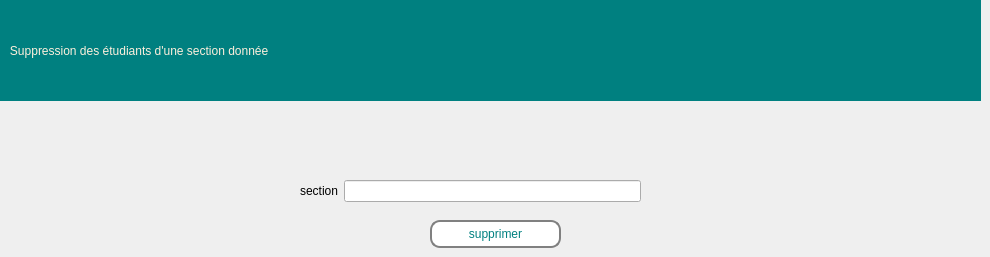
    <widget class="QWidget" name="page_supp_etudiants_section">
     <widget class="QPushButton" name="Button_supprimer_section">
      <property name="geometry">
       <rect>
        <x>430</x>
        <y>220</y>
        <width>131</width>
        <height>28</height>
       </rect>
      </property>
      <property name="styleSheet">
       <string notr="true">border: 2px solid gray;
font: 63 9pt &quot;Segoe UI Variable Display Semib&quot;;
  border-radius: 10px;
  padding: 0 8px;
  
color: rgb(0, 128, 128);
background-color: rgb(255, 255, 255);</string>
      </property>
      <property name="text">
       <string>supprimer</string>
      </property>
     </widget>
     <widget class="QLabel" name="label_116">
      <property name="geometry">
       <rect>
        <x>0</x>
        <y>0</y>
        <width>981</width>
        <height>101</height>
       </rect>
      </property>
      <property name="toolTip">
       <string>&lt;html&gt;&lt;head/&gt;&lt;body&gt;&lt;p align=&quot;center&quot;&gt;&lt;br/&gt;&lt;/p&gt;&lt;/body&gt;&lt;/html&gt;</string>
      </property>
      <property name="styleSheet">
       <string notr="true">color: rgb(253, 239, 220);background-color: rgb(0, 128, 128);
font: 75 16pt &quot;Rockwell&quot;;
</string>
      </property>
      <property name="text">
       <string>   Suppression des étudiants d'une section donnée</string>
      </property>
     </widget>
     <widget class="QWidget" name="formLayoutWidget_3">
      <property name="geometry">
       <rect>
        <x>300</x>
        <y>180</y>
        <width>341</width>
        <height>31</height>
       </rect>
      </property>
      <layout class="QFormLayout" name="formLayout_4">
       <item row="0" column="0">
        <widget class="QLabel" name="label_66">
         <property name="styleSheet">
          <string notr="true">font: 63 9pt &quot;Segoe UI Variable Display Semib&quot;;</string>
         </property>
         <property name="text">
          <string>section</string>
         </property>
        </widget>
       </item>
       <item row="0" column="1">
        <widget class="QLineEdit" name="section_input_supprimer"/>
       </item>
      </layout>
     </widget>
    </widget>
